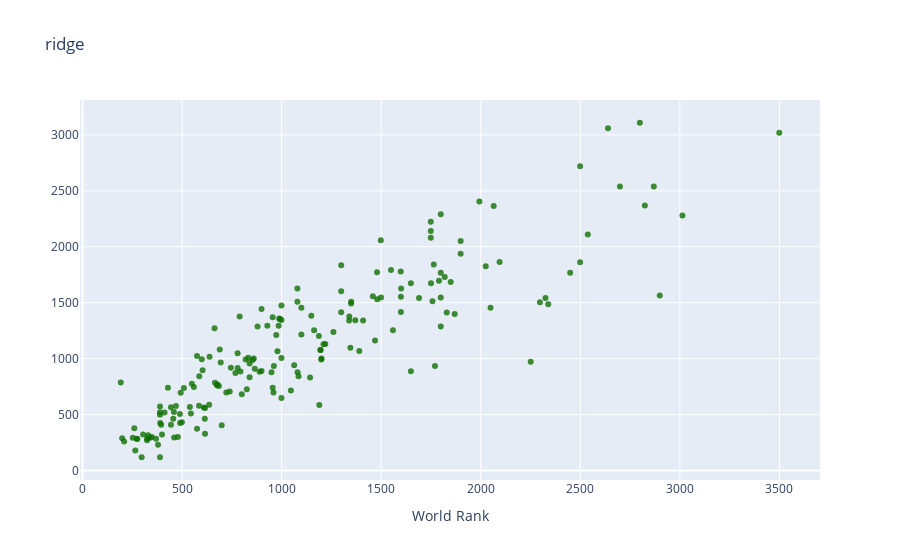

Here is the notebook cell this chart was saved with:
### Code cell
ridge = Ridge(alpha=0.35)
ridge.fit(X_train, y_train)
    
coef_ridge.append(ridge.coef_)
    
pred_ridge = ridge.predict(X_test)
ridge_error = np.sqrt(metrics.mean_absolute_error(pred_ridge, y_test))

print("RMSE", ridge_error, )


print("RMSE:", np.sqrt(mean_absolute_error(y_test, pred_ridge)))
print("_"*30)
print("R2 train", ridge.score(X_train, y_train))
print("R2 test",ridge.score(X_test, y_test))
print(cross_validate(ridge, X_train, y_train, cv=5)["test_score"].mean())


from plotly.offline import init_notebook_mode, iplot
import plotly.graph_objs as go
trace1 = go.Scatter(
                    x =y_test ,
                    y = pred_ridge,
                    name = 'citations',
                    mode= "markers",
                    marker = dict(color = 'rgba(16, 112, 2, 0.8)'))
data = [trace1]

layout = dict(title = "ridge",
             xaxis= dict(title= 'World Rank',ticklen= 5)
           )

fig = go.Figure(data = data, layout=layout)

iplot(fig)

### Figure 1 — Plotly figure (JSON) as saved in the notebook; plotly's stock layout.template omitted (floating-point values rounded to 4 significant figures; data arrays with more than 128 entries replaced by an {"elided": "..."} marker saying what was removed)
{"data": [{"marker": {"color": "rgba(16, 112, 2, 0.8)"}, "mode": "markers", "name": "citations", "type": "scatter", "x": {"elided": "183 float values"}, "y": {"elided": "183 float values"}}], "layout": {"title": {"text": "ridge"}, "xaxis": {"ticklen": 5, "title": {"text": "World Rank"}}}}
